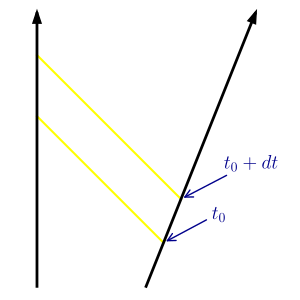

Python code for this plot:
import matplotlib
import matplotlib.pyplot as plt
import numpy as np
import pylab

# plt.rc('text', usetex=True)
# plt.rc('font', family='serif')
fontsize = '14'
N=100
# Data for plotting
v=0.4
t_max = 5.0
gamma = (1-v**2)**(-0.5)
# beta = np.arctan(gamma)
t = np.linspace(0.0, t_max, N)
s0=2
s1 = 0*t
light = t
ss = s0 + v*t
# s = 1 + np.sin(2 * np.pi * t)

fig, ax = plt.subplots()
ax.plot(s1, t, color='k', lw=2)
ax.plot(ss, t, color='k', lw=2)

# Luz 1
t_0 = 0.8
dt_0 = 0.8
tt_max = s0 + v*t_0
tt = np.linspace(0.0, tt_max, N)

dist_0 = s0 + v*t_0
t_prime = np.linspace(t_0, tt_max+t_0, N)
li_1 = dist_0 - tt
ax.plot(li_1, t_prime, color='yellow', zorder=0)

# Legenda Luz 1
x2, y2 = [s0+v*t_0, t_0]
label = pylab.annotate(
    r"$ t_0$", color='darkblue',
    xy=(x2, y2), xytext=(+45,+15), size=fontsize,
    textcoords='offset points', ha='right', va='bottom',
    arrowprops = dict(arrowstyle = '->', connectionstyle = 'arc3,rad=0', color='darkblue')
)

# Luz 2
tt_max = tt_max+v*dt_0
tt = np.linspace(0.0, tt_max, N)
t_0 = t_0 +dt_0
dist_0 = s0 + v*t_0
t_prime = np.linspace(t_0, tt_max+t_0, N)
li_1 = dist_0 - tt
ax.plot(li_1, t_prime, color='yellow', zorder=0)

step_arrow = 0.05
plt.arrow(0, t_max, 0, step_arrow, shape='full', length_includes_head=True, head_width=.15, color='k', zorder=10)
plt.arrow(s0+v*t_max, t_max, v*step_arrow, step_arrow, shape='full', length_includes_head=True, head_width=.15, color='k', zorder=10)


# Legenda Luz 2
x2, y2 = [s0+v*t_0, t_0]
label = pylab.annotate(
    r"$ t_0+dt$", color='darkblue',
    xy=(x2, y2), xytext=(+70,+20), size=fontsize,
    textcoords='offset points', ha='right', va='bottom',
    arrowprops = dict(arrowstyle = '->', connectionstyle = 'arc3,rad=0', color='darkblue')
)


# ax.set(xlabel='x', ylabel='ct ',
#     title='About as simple as it gets, folks')
# ax.grid()
plt.axis('off')
ax.set_aspect('equal')
fig.set_size_inches(4, 4)
plt.show()
